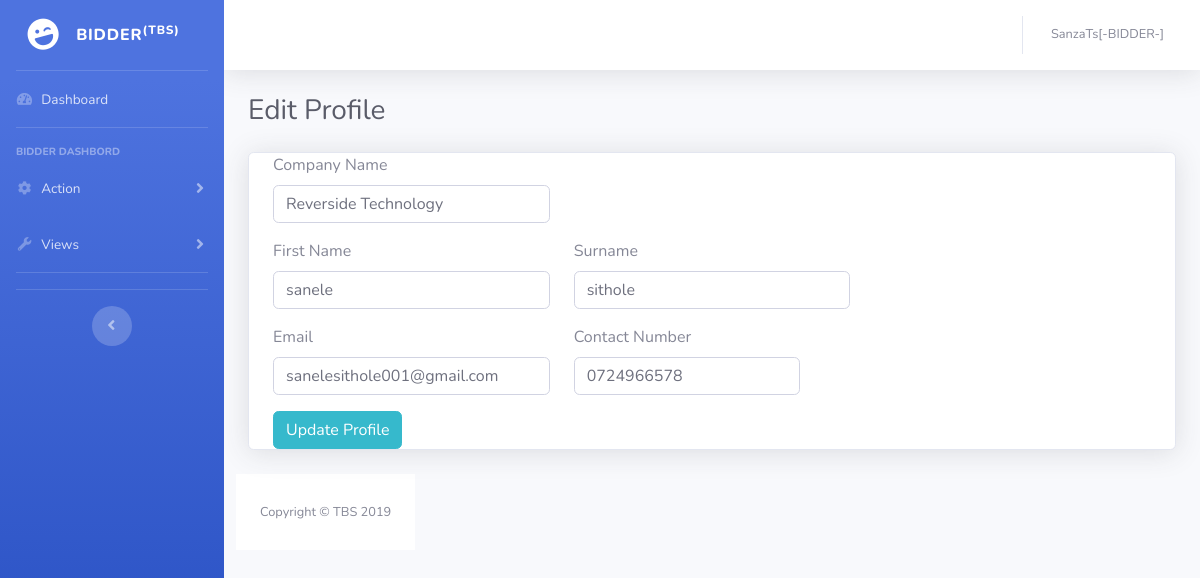
/profile.php (signed in), run on the app's committed database.
### tables this page shows
CREATE TABLE `bidder` (
  `id` int(10) NOT NULL,
  `name` varchar(20) NOT NULL,
  `surname` varchar(20) NOT NULL,
  `id_num` bigint(13) NOT NULL,
  `gender` varchar(6) NOT NULL,
  `company` varchar(25) NOT NULL,
  `industry` varchar(30) NOT NULL,
  `email` varchar(30) NOT NULL,
  `contact_no` bigint(10) NOT NULL,
  `user_id` int(10) NOT NULL
);

### profile.php (the view, shortened to what this page needs)
<?php
include("connection.php");
$username = $_SESSION['username'];
?>
<!DOCTYPE html>
<html lang="en">
<head>
  <link href="vendor/fontawesome-free/css/all.min.css" rel="stylesheet" type="text/css">
  <link href="css/sb-admin-2.min.css" rel="stylesheet">
</head>
<body id="page-top">
  <div id="wrapper">
    <ul class="navbar-nav bg-gradient-primary sidebar sidebar-dark accordion" id="accordionSidebar">
      <a class="sidebar-brand d-flex align-items-center justify-content-center" href="bidder.php?id=<?php echo $username; ?>">
        <div class="sidebar-brand-icon rotate-n-15">
          <i class="fas fa-laugh-wink"></i>
        </div>
        <div class="sidebar-brand-text mx-3">BIDDER<sup>(TBS)</sup></div>
      </a>
      <hr class="sidebar-divider my-0">
      <li class="nav-item">
        <a class="nav-link" href="bidder.php">
          <i class="fas fa-fw fa-tachometer-alt"></i>
          <span>Dashboard</span></a>
      </li>
      <hr class="sidebar-divider">
      <div class="sidebar-heading">
       BIDDER DASHBORD
      </div>
      <li class="nav-item">
        <a class="nav-link collapsed" href="#" data-toggle="collapse" data-target="#collapseTwo" aria-expanded="true" aria-controls="collapseTwo">
          <i class="fas fa-fw fa-cog"></i>
          <span>Action</span>
        </a>
      </li>
      <li class="nav-item">
        <a class="nav-link collapsed" href="#" data-toggle="collapse" data-target="#collapseUtilities" aria-expanded="true" aria-controls="collapseUtilities">
          <i class="fas fa-fw fa-wrench"></i>
          <span>Views</span>
        </a>
      </li>
      <hr class="sidebar-divider">
      <hr class="sidebar-divider d-none d-md-block">
      <div class="text-center d-none d-md-inline">
        <button class="rounded-circle border-0" id="sidebarToggle"></button>
      </div>
    </ul>
    <div id="content-wrapper" class="d-flex flex-column">
      <div id="content">
        <nav class="navbar navbar-expand navbar-light bg-white topbar mb-4 static-top shadow">
          <ul class="navbar-nav ml-auto">
            <li class="nav-item dropdown no-arrow">
              <a class="nav-link dropdown-toggle" href="#" id="userDropdown" role="button" data-toggle="dropdown" aria-haspopup="true" aria-expanded="false">
                <span class="mr-2 d-none d-lg-inline text-gray-600 small"><?php echo $username."[-BIDDER-]";  ?></span>
              </a>
            </li>
          </ul>
        </nav>
        <div class="container-fluid">
           <div class="d-sm-flex align-items-center justify-content-between mb-4">
            <h1 class="h3 mb-0 text-gray-800">Edit Profile</h1>
          </div>
          <div class="row">
          <div class="col-lg-12">
<div class="card shadow mb-4">
  <?php
      $query = " SELECT b.name, b.surname, b.company, b.industry, b.email, b.contact_no FROM bidder b,user u WHERE b.user_id = u.id AND u.username = '$username'";
      $res = mysqli_query($con,$query);
      $row1 = mysqli_fetch_array($res);
  ?>
<div class="content">
    <div class="container-fluid">
        <div class="row">
            <div class="col-md-8">
                <div class="content">
                    <form method="post" action="" enctype="multipart/form-data" role="form">
                        <div class="row">
                            <div class="col-md-6">
                                <div class="form-group">
                                    <label>Company Name</label>
                                    <input type="text" name="company" class="form-control" placeholder="Company Name" value="<?php echo $row1['company'];?>">
                                </div>
                            </div>
                            <div class="col-md-3">
                            </div>
                            </div>
                            <div class="row">
                                <div class="col-md-6">
                                    <div class="form-group">
                                        <label>First Name</label>
                                            <input type="text" name="name" class="form-control" placeholder="First Name" value="<?php echo $row1['name'];?>">
                                    </div>
                                 </div>
                                <div class="col-md-6">
                                    <div class="form-group">
                                        <label>Surname</label>
                                            <input type="text" name="surname" class="form-control" placeholder="Surname" value="<?php echo $row1['surname'];?>">
                                    </div>
                                </div>
                            </div>
                                <div class="row">
                                    <div class="col-md-6">
                                        <div class="form-group">
                                             <label>Email</label>
                                                <input type="text" class="form-control" name="email"  placeholder="Email Address" value="<?php echo $row1['email'];?>">
                                        </div>
                                    </div>
                                 <div class="col-md-5">
                                    <div class="form-group">
                                        <label>Contact Number</label>
                                            <input type="number" class="form-control" name="contact_no" placeholder="Contact Number" value="<?php echo"0". $row1['contact_no'];?>">
                                    </div>
                                 </div>
                                </div>
                                <button type="submit" name="save" class="btn btn-info btn-fill pull-right">Update Profile</button>
                     </form>
                 </div>
             </div>
        </div>
</div>
</div>
        </div>
      </div>
      <footer class="sticky-footer bg-white">
        <div class="container my-auto">
          <div class="copyright text-center my-auto">
            <span>Copyright &copy; TBS 2019</span>
          </div>
        </div>
      </footer>
    </div>
  </div>
</body>
</html>

### data on the page
bidder: company "Reverside Technology", name "sanele", surname "sithole", email "sanelesithole001@gmail.com", contact_no "0724966578"

### other printed values
$username "SanzaTs"
